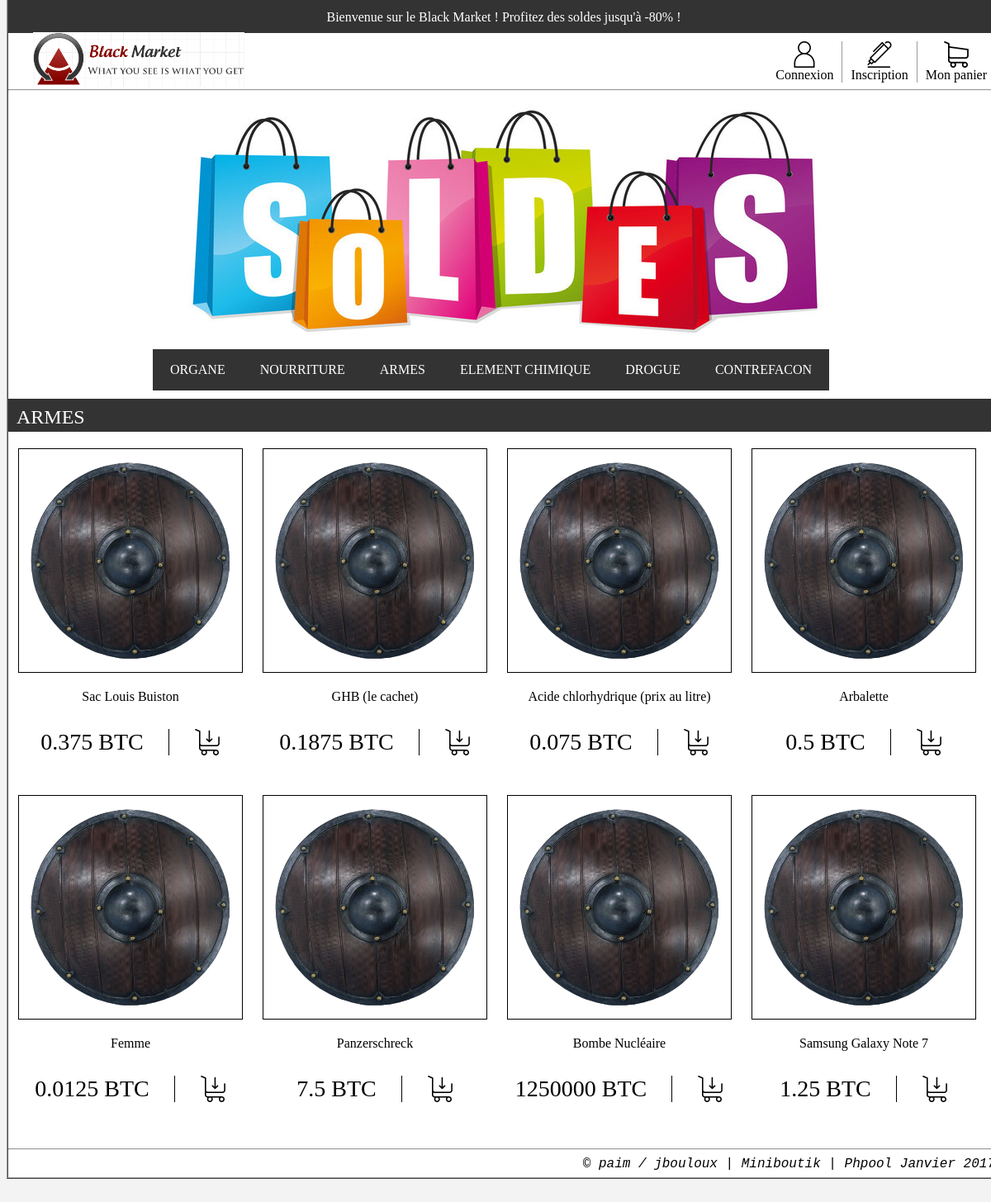
The app's page /arme.php with its own data.
### tables this page shows
CREATE TABLE t_articles
					(id_article INT PRIMARY KEY AUTO_INCREMENT NOT NULL
					, id_categorieA INT NOT NULL
					, id_categorieB INT
					, nom VARCHAR(255) NOT NULL
					, prix INT NOT NULL
					, stock INT
					, url_img VARCHAR(255) DEFAULT "img/bouclier.png"
					, description VARCHAR(1024) DEFAULT "Go Google"
					);

### get_fct.php (called while the page is built, shortened)
<?php
	function get_articles_by_id($bdd, $id)
	{
		if ($resultat = mysqli_query($bdd, "SELECT * FROM t_articles WHERE id_categorieA = '$id' OR id_categorieB = '$id'"))
		{
			while($donnees = mysqli_fetch_assoc($resultat))
				$tab[] = $donnees;
		}
		else
			echo "QUERY ERROR !";
		return ($tab);
	}
?>

### print_fct.php (the view, shortened to what this page needs)
<?php
	include "get_fct.php";
	function print_articles_by_id($bdd, $id)
	{
		if ($bdd)
		{
			$tab = get_articles_by_id($bdd, $id);
			$i = count($tab) - 1;
			$j = $i;
			while ($i >= 0)
			{
				echo '<div class="article"';
				if($j >= 8)
					echo 'style="width:296"';
				echo '><img class="article-img" src="'.$tab[$i]['url_img'].'">
				<div class="article-nom">'.$tab[$i]['nom'].'</div>
				<div class="article-bloc-prix"> <div class="article-prix">'.($tab[$i]['prix']/800).' BTC</div><a href=add_article_cart.php?id_article='.$tab[$i]['id_article'].'>'.'<img class="article-add" id="add'.$i.'"src="icons/shopping-cart-5.png" onmousedown=\'clickCart("add'.$i.'")\' onmouseup=\'clickCart("add'.$i.'")\'/></a></div>
				</div>';
					$i--;
				}
		}
		else
			echo "BDD ERROR !";
	}
?>

### css/style.css (style rules this page uses)
body { background-color: #F4F3F3; font-family: Palatino, "Palatino Linotype", "Palatino LT STD", "Book Antiqua", Georgia, serif; }
.article { padding-top: 20px; height: 400px; width: 300px; }
.article-img { height: 250px; width: 250px; display: block; padding: 10px; margin: auto; border: 1px solid black; }
.article-nom { padding-top: 20px; text-align: center; }
.article-bloc-prix { display: flex; flex-direction: row; align-items: center; justify-content: center; padding-top: 30px; }
.article-prix { padding-right: 30px; font-size: 28px; border-right: 1px solid black; }
.article-add { height: 32px; width: 32px; padding-left: 30px; }

### records on screen
t_articles: url_img (picture), nom "Sac Louis Buiston", $tab[$i]['prix']/800 "0.375"
t_articles: url_img (picture), nom "GHB (le cachet)", $tab[$i]['prix']/800 "0.1875"
t_articles: url_img (picture), nom "Acide chlorhydrique (prix au litre)", $tab[$i]['prix']/800 "0.075"
t_articles: url_img (picture), nom "Arbalette", $tab[$i]['prix']/800 "0.5"
t_articles: url_img (picture), nom "Femme", $tab[$i]['prix']/800 "0.0125"
t_articles: url_img (picture), nom "Panzerschreck", $tab[$i]['prix']/800 "7.5"
t_articles: url_img (picture), nom "Bombe Nucléaire", $tab[$i]['prix']/800 "1250000"
t_articles: url_img (picture), nom "Samsung Galaxy Note 7", $tab[$i]['prix']/800 "1.25"
